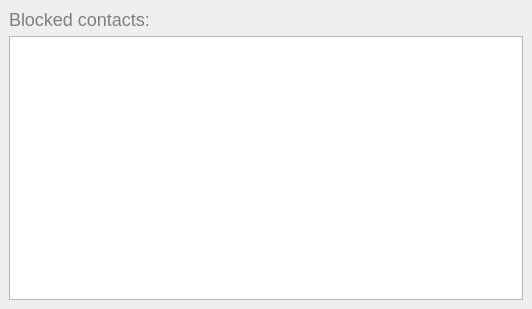
<?xml version="1.0" encoding="UTF-8"?>
<ui version="4.0">
 <class>BlockedContactsWindow</class>
 <widget class="QMainWindow" name="BlockedContactsWindow">
  <property name="geometry">
   <rect>
    <x>0</x>
    <y>0</y>
    <width>532</width>
    <height>309</height>
   </rect>
  </property>
  <property name="windowTitle">
   <string>Blocked Contacts</string>
  </property>
  <widget class="QWidget" name="centralwidget">
   <layout class="QVBoxLayout" name="verticalLayout">
    <item>
     <widget class="QLabel" name="labelBlocked">
      <property name="styleSheet">
       <string notr="true">font-size:18px;color:gray</string>
      </property>
      <property name="text">
       <string>Blocked contacts:</string>
      </property>
     </widget>
    </item>
    <item>
     <widget class="QListView" name="listView"/>
    </item>
   </layout>
  </widget>
 </widget>
 <resources/>
 <connections/>
</ui>
